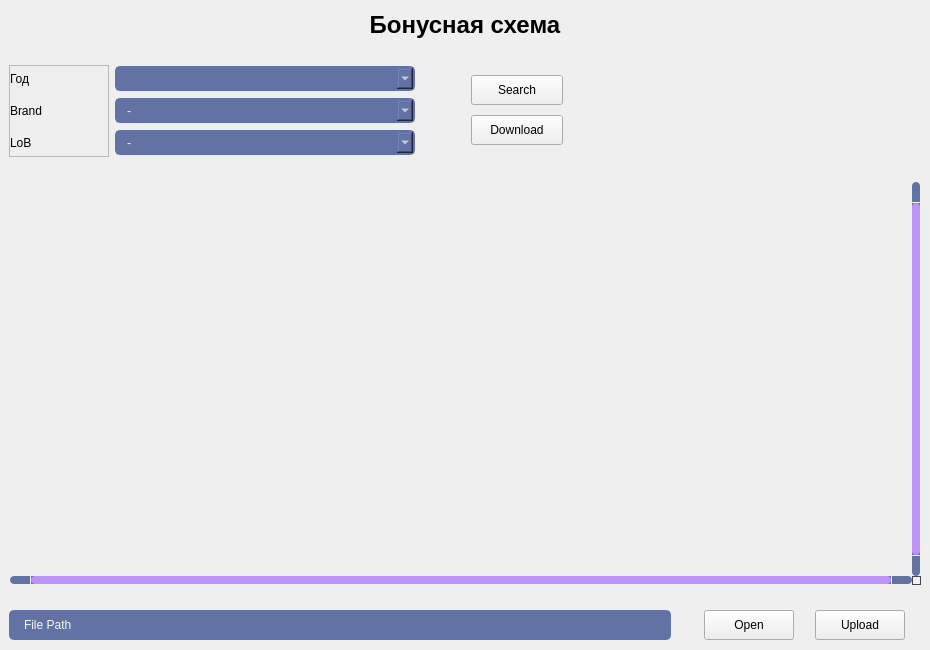
<?xml version="1.0" encoding="UTF-8"?>
<ui version="4.0">
 <class>Form</class>
 <widget class="QWidget" name="Form">
  <property name="geometry">
   <rect>
    <x>0</x>
    <y>0</y>
    <width>930</width>
    <height>650</height>
   </rect>
  </property>
  <property name="minimumSize">
   <size>
    <width>930</width>
    <height>650</height>
   </size>
  </property>
  <property name="windowTitle">
   <string>Form</string>
  </property>
  <property name="styleSheet">
   <string notr="true">QTableWidget {	
	background-color: transparent;
	padding: 10px;
	border-radius: 5px;
	gridline-color: #9faeda;
    outline: none;
}
QTableWidget::item{
	border-color: #9faeda;
	padding-left: 5px;
	padding-right: 5px;
	gridline-color: #9faeda;
}
QTableWidget::item:selected{
	background-color: rgb(189, 147, 249);
    color: #f8f8f2;
}
QHeaderView::section{
	background-color: #6272a4;
	max-width: 30px;
	border: none;
	border-style: none;
}
QTableWidget::horizontalHeader {	
	background-color: #6272a4;
}
QHeaderView::section:horizontal
{
    border: 1px solid #6272a4;
	background-color: #6272a4;
	padding: 3px;
	border-top-left-radius: 7px;
    border-top-right-radius: 7px;
    color: #f8f8f2;
}
QHeaderView::section:vertical
{
    border: 1px solid #6272a4;
}

QLineEdit {
	background-color: #6272a4;
	border-radius: 5px;
	border: 2px solid #6272a4;
	padding-left: 10px;
	selection-color: rgb(255, 255, 255);
	selection-background-color: rgb(255, 121, 198);
    color: #f8f8f2;
}
QLineEdit:hover {
	border: 2px solid rgb(64, 71, 88);
}
QLineEdit:focus {
	border: 2px solid #ff79c6;
}

QComboBox {
	background-color: #6272a4;
	border-radius: 5px;
	border: 2px solid #6272a4;
	padding-left: 10px;
	selection-color: rgb(255, 255, 255);
	selection-background-color: rgb(255, 121, 198);
    color: #f8f8f2;
	font: 9pt &quot;Segoe UI&quot;;
}
QComboBox:hover {
	border: 2px solid rgb(64, 71, 88);
}
QComboBox:focus {
	border: 2px solid #ff79c6;
}

QScrollBar:horizontal {
    border: none;
    background: #6272a4;
    height: 8px;
    margin: 0px 21px 0 21px;
	border-radius: 0px;
}
QScrollBar::handle:horizontal {
    background: rgb(189, 147, 249);
    min-width: 25px;
	border-radius: 4px
}
QScrollBar::add-line:horizontal {
    border: none;
    background: #6272a4;
    width: 20px;
	border-top-right-radius: 4px;
    border-bottom-right-radius: 4px;
    subcontrol-position: right;
    subcontrol-origin: margin;
}
QScrollBar::sub-line:horizontal {
    border: none;
    background: #6272a4;
    width: 20px;
	border-top-left-radius: 4px;
    border-bottom-left-radius: 4px;
    subcontrol-position: left;
    subcontrol-origin: margin;
}
QScrollBar::up-arrow:horizontal, QScrollBar::down-arrow:horizontal
{
     background: none;
}
QScrollBar::add-page:horizontal, QScrollBar::sub-page:horizontal
{
     background: none;
}
 QScrollBar:vertical {
	border: none;
    background-color: #6272a4;
    width: 8px;
    margin: 21px 0 21px 0;
	border-radius: 0px;
 }
 QScrollBar::handle:vertical {	
	background: rgb(189, 147, 249);
    min-height: 25px;
	border-radius: 4px
 }
 QScrollBar::add-line:vertical {
     border: none;
    background: #6272a4;
     height: 20px;
	border-bottom-left-radius: 4px;
    border-bottom-right-radius: 4px;
     subcontrol-position: bottom;
     subcontrol-origin: margin;
 }
 QScrollBar::sub-line:vertical {
	border: none;
    background: #6272a4;
     height: 20px;
	border-top-left-radius: 4px;
    border-top-right-radius: 4px;
     subcontrol-position: top;
     subcontrol-origin: margin;
 }
 QScrollBar::up-arrow:vertical, QScrollBar::down-arrow:vertical {
     background: none;
 }

 QScrollBar::add-page:vertical, QScrollBar::sub-page:vertical {
     background: none;
 }</string>
  </property>
  <layout class="QHBoxLayout" name="horizontalLayout">
   <property name="leftMargin">
    <number>0</number>
   </property>
   <property name="topMargin">
    <number>0</number>
   </property>
   <property name="rightMargin">
    <number>0</number>
   </property>
   <property name="bottomMargin">
    <number>0</number>
   </property>
   <item>
    <widget class="QWidget" name="widget" native="true">
     <layout class="QVBoxLayout" name="verticalLayout">
      <property name="spacing">
       <number>6</number>
      </property>
      <property name="leftMargin">
       <number>0</number>
      </property>
      <property name="topMargin">
       <number>0</number>
      </property>
      <property name="rightMargin">
       <number>0</number>
      </property>
      <property name="bottomMargin">
       <number>0</number>
      </property>
      <item alignment="Qt::AlignHCenter">
       <widget class="QLabel" name="label">
        <property name="minimumSize">
         <size>
          <width>0</width>
          <height>50</height>
         </size>
        </property>
        <property name="font">
         <font>
          <pointsize>18</pointsize>
          <bold>true</bold>
         </font>
        </property>
        <property name="layoutDirection">
         <enum>Qt::LeftToRight</enum>
        </property>
        <property name="text">
         <string>Бонусная схема</string>
        </property>
        <property name="alignment">
         <set>Qt::AlignCenter</set>
        </property>
       </widget>
      </item>
      <item>
       <widget class="QFrame" name="frame_Search">
        <property name="minimumSize">
         <size>
          <width>0</width>
          <height>110</height>
         </size>
        </property>
        <property name="maximumSize">
         <size>
          <width>16777215</width>
          <height>110</height>
         </size>
        </property>
        <layout class="QHBoxLayout" name="horizontalLayout_2">
         <item>
          <widget class="QFrame" name="frame">
           <property name="minimumSize">
            <size>
             <width>100</width>
             <height>0</height>
            </size>
           </property>
           <property name="frameShape">
            <enum>QFrame::StyledPanel</enum>
           </property>
           <property name="frameShadow">
            <enum>QFrame::Raised</enum>
           </property>
           <layout class="QVBoxLayout" name="verticalLayout_2">
            <property name="leftMargin">
             <number>0</number>
            </property>
            <property name="topMargin">
             <number>0</number>
            </property>
            <property name="rightMargin">
             <number>9</number>
            </property>
            <property name="bottomMargin">
             <number>0</number>
            </property>
            <item>
             <widget class="QLabel" name="label_6">
              <property name="font">
               <font>
                <pointsize>9</pointsize>
               </font>
              </property>
              <property name="text">
               <string>Год</string>
              </property>
             </widget>
            </item>
            <item>
             <widget class="QLabel" name="label_4">
              <property name="font">
               <font>
                <pointsize>9</pointsize>
               </font>
              </property>
              <property name="text">
               <string>Brand</string>
              </property>
             </widget>
            </item>
            <item>
             <widget class="QLabel" name="label_2">
              <property name="font">
               <font>
                <pointsize>9</pointsize>
               </font>
              </property>
              <property name="text">
               <string>LoB</string>
              </property>
             </widget>
            </item>
           </layout>
          </widget>
         </item>
         <item>
          <widget class="QFrame" name="frame_2">
           <property name="minimumSize">
            <size>
             <width>300</width>
             <height>0</height>
            </size>
           </property>
           <property name="maximumSize">
            <size>
             <width>300</width>
             <height>16777215</height>
            </size>
           </property>
           <layout class="QVBoxLayout" name="verticalLayout_3">
            <property name="spacing">
             <number>6</number>
            </property>
            <property name="leftMargin">
             <number>0</number>
            </property>
            <property name="topMargin">
             <number>0</number>
            </property>
            <property name="rightMargin">
             <number>0</number>
            </property>
            <property name="bottomMargin">
             <number>0</number>
            </property>
            <item>
             <widget class="QComboBox" name="line_Year">
              <property name="minimumSize">
               <size>
                <width>0</width>
                <height>25</height>
               </size>
              </property>
              <property name="maximumSize">
               <size>
                <width>16777215</width>
                <height>25</height>
               </size>
              </property>
             </widget>
            </item>
            <item>
             <widget class="QComboBox" name="line_Brand">
              <property name="minimumSize">
               <size>
                <width>0</width>
                <height>25</height>
               </size>
              </property>
              <property name="maximumSize">
               <size>
                <width>16777215</width>
                <height>25</height>
               </size>
              </property>
              <item>
               <property name="text">
                <string>-</string>
               </property>
              </item>
              <item>
               <property name="text">
                <string>TEBOIL</string>
               </property>
              </item>
              <item>
               <property name="text">
                <string>Shell</string>
               </property>
              </item>
             </widget>
            </item>
            <item>
             <widget class="QComboBox" name="line_LoB">
              <property name="minimumSize">
               <size>
                <width>0</width>
                <height>25</height>
               </size>
              </property>
              <property name="maximumSize">
               <size>
                <width>16777215</width>
                <height>25</height>
               </size>
              </property>
              <item>
               <property name="text">
                <string>-</string>
               </property>
              </item>
              <item>
               <property name="text">
                <string>B2B</string>
               </property>
              </item>
              <item>
               <property name="text">
                <string>B2C</string>
               </property>
              </item>
              <item>
               <property name="text">
                <string>B2B/B2C</string>
               </property>
              </item>
             </widget>
            </item>
           </layout>
          </widget>
         </item>
         <item>
          <spacer name="horizontalSpacer">
           <property name="orientation">
            <enum>Qt::Horizontal</enum>
           </property>
           <property name="sizeType">
            <enum>QSizePolicy::Fixed</enum>
           </property>
           <property name="sizeHint" stdset="0">
            <size>
             <width>50</width>
             <height>20</height>
            </size>
           </property>
          </spacer>
         </item>
         <item>
          <widget class="QFrame" name="frame_3">
           <property name="minimumSize">
            <size>
             <width>93</width>
             <height>0</height>
            </size>
           </property>
           <property name="maximumSize">
            <size>
             <width>93</width>
             <height>16777215</height>
            </size>
           </property>
           <layout class="QVBoxLayout" name="verticalLayout_4">
            <property name="spacing">
             <number>0</number>
            </property>
            <property name="leftMargin">
             <number>0</number>
            </property>
            <property name="topMargin">
             <number>0</number>
            </property>
            <property name="rightMargin">
             <number>0</number>
            </property>
            <property name="bottomMargin">
             <number>0</number>
            </property>
            <item>
             <widget class="QPushButton" name="btn_find">
              <property name="minimumSize">
               <size>
                <width>92</width>
                <height>30</height>
               </size>
              </property>
              <property name="maximumSize">
               <size>
                <width>92</width>
                <height>16777215</height>
               </size>
              </property>
              <property name="text">
               <string>Search</string>
              </property>
              <property name="icon">
               <iconset resource="../../static/resource.qrc">
                <normaloff>:/icon/icon/search.svg</normaloff>:/icon/icon/search.svg</iconset>
              </property>
             </widget>
            </item>
            <item>
             <widget class="QPushButton" name="btn_download">
              <property name="minimumSize">
               <size>
                <width>92</width>
                <height>30</height>
               </size>
              </property>
              <property name="maximumSize">
               <size>
                <width>92</width>
                <height>16777215</height>
               </size>
              </property>
              <property name="text">
               <string>Download</string>
              </property>
              <property name="icon">
               <iconset resource="../../static/resource.qrc">
                <normaloff>:/icon/icon/download.svg</normaloff>:/icon/icon/download.svg</iconset>
              </property>
             </widget>
            </item>
           </layout>
          </widget>
         </item>
         <item>
          <spacer name="horizontalSpacer_3">
           <property name="orientation">
            <enum>Qt::Horizontal</enum>
           </property>
           <property name="sizeType">
            <enum>QSizePolicy::Fixed</enum>
           </property>
           <property name="sizeHint" stdset="0">
            <size>
             <width>50</width>
             <height>20</height>
            </size>
           </property>
          </spacer>
         </item>
         <item>
          <spacer name="horizontalSpacer_2">
           <property name="orientation">
            <enum>Qt::Horizontal</enum>
           </property>
           <property name="sizeHint" stdset="0">
            <size>
             <width>40</width>
             <height>20</height>
            </size>
           </property>
          </spacer>
         </item>
        </layout>
       </widget>
      </item>
      <item>
       <widget class="QTableWidget" name="table">
        <property name="font">
         <font>
          <pointsize>8</pointsize>
         </font>
        </property>
        <property name="verticalScrollBarPolicy">
         <enum>Qt::ScrollBarAlwaysOn</enum>
        </property>
        <property name="horizontalScrollBarPolicy">
         <enum>Qt::ScrollBarAlwaysOn</enum>
        </property>
        <property name="sizeAdjustPolicy">
         <enum>QAbstractScrollArea::AdjustToContents</enum>
        </property>
        <property name="autoScrollMargin">
         <number>10</number>
        </property>
        <property name="selectionMode">
         <enum>QAbstractItemView::SingleSelection</enum>
        </property>
        <property name="sortingEnabled">
         <bool>true</bool>
        </property>
        <property name="wordWrap">
         <bool>false</bool>
        </property>
        <property name="columnCount">
         <number>0</number>
        </property>
        <attribute name="horizontalHeaderCascadingSectionResizes">
         <bool>true</bool>
        </attribute>
        <attribute name="horizontalHeaderMinimumSectionSize">
         <number>25</number>
        </attribute>
        <attribute name="horizontalHeaderShowSortIndicator" stdset="0">
         <bool>true</bool>
        </attribute>
        <attribute name="horizontalHeaderStretchLastSection">
         <bool>true</bool>
        </attribute>
        <attribute name="verticalHeaderVisible">
         <bool>false</bool>
        </attribute>
        <attribute name="verticalHeaderCascadingSectionResizes">
         <bool>false</bool>
        </attribute>
        <attribute name="verticalHeaderMinimumSectionSize">
         <number>0</number>
        </attribute>
        <attribute name="verticalHeaderDefaultSectionSize">
         <number>10</number>
        </attribute>
        <attribute name="verticalHeaderHighlightSections">
         <bool>false</bool>
        </attribute>
       </widget>
      </item>
      <item>
       <widget class="QFrame" name="frame_Update">
        <property name="minimumSize">
         <size>
          <width>0</width>
          <height>50</height>
         </size>
        </property>
        <property name="maximumSize">
         <size>
          <width>16777215</width>
          <height>50</height>
         </size>
        </property>
        <layout class="QHBoxLayout" name="horizontalLayout_4">
         <property name="spacing">
          <number>0</number>
         </property>
         <property name="leftMargin">
          <number>0</number>
         </property>
         <property name="topMargin">
          <number>0</number>
         </property>
         <property name="rightMargin">
          <number>0</number>
         </property>
         <property name="bottomMargin">
          <number>0</number>
         </property>
         <item>
          <widget class="QFrame" name="frame_4">
           <property name="minimumSize">
            <size>
             <width>0</width>
             <height>50</height>
            </size>
           </property>
           <layout class="QVBoxLayout" name="verticalLayout_5">
            <item>
             <widget class="QLabel" name="label_bonus_File">
              <property name="minimumSize">
               <size>
                <width>0</width>
                <height>30</height>
               </size>
              </property>
              <property name="maximumSize">
               <size>
                <width>16777215</width>
                <height>30</height>
               </size>
              </property>
              <property name="styleSheet">
               <string notr="true">background-color: #6272a4;
border-radius: 5px;
border: 2px solid #6272a4;
padding-left: 10px;
selection-color: rgb(255, 255, 255);
selection-background-color: rgb(255, 121, 198);
color: #f8f8f2;</string>
              </property>
              <property name="text">
               <string>File Path</string>
              </property>
             </widget>
            </item>
           </layout>
          </widget>
         </item>
         <item>
          <widget class="QFrame" name="frame_5">
           <property name="minimumSize">
            <size>
             <width>120</width>
             <height>50</height>
            </size>
           </property>
           <property name="maximumSize">
            <size>
             <width>250</width>
             <height>16777215</height>
            </size>
           </property>
           <layout class="QHBoxLayout" name="horizontalLayout_3">
            <item>
             <widget class="QPushButton" name="btn_open_file">
              <property name="minimumSize">
               <size>
                <width>90</width>
                <height>30</height>
               </size>
              </property>
              <property name="maximumSize">
               <size>
                <width>90</width>
                <height>16777215</height>
               </size>
              </property>
              <property name="text">
               <string>Open</string>
              </property>
              <property name="icon">
               <iconset resource="../../static/resource.qrc">
                <normaloff>:/icon/icon/folder.svg</normaloff>:/icon/icon/folder.svg</iconset>
              </property>
             </widget>
            </item>
            <item>
             <widget class="QPushButton" name="btn_upload_file">
              <property name="minimumSize">
               <size>
                <width>90</width>
                <height>30</height>
               </size>
              </property>
              <property name="maximumSize">
               <size>
                <width>90</width>
                <height>16777215</height>
               </size>
              </property>
              <property name="text">
               <string>Upload</string>
              </property>
              <property name="icon">
               <iconset resource="../../static/resource.qrc">
                <normaloff>:/icon/icon/upload.svg</normaloff>:/icon/icon/upload.svg</iconset>
              </property>
             </widget>
            </item>
           </layout>
          </widget>
         </item>
        </layout>
       </widget>
      </item>
     </layout>
    </widget>
   </item>
  </layout>
 </widget>
 <resources>
  <include location="../../static/resource.qrc"/>
 </resources>
 <connections/>
</ui>
